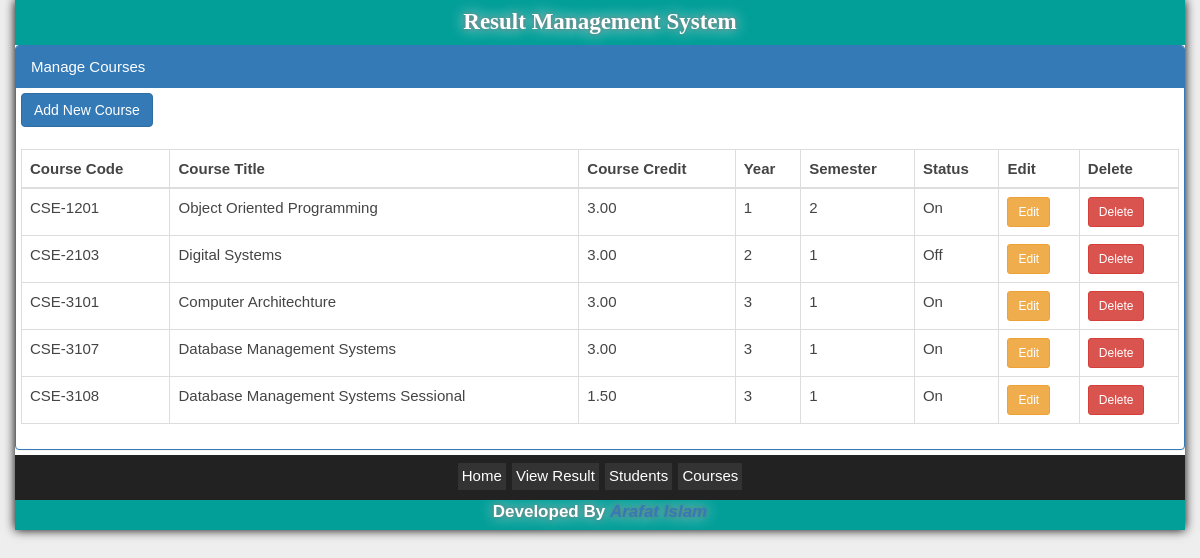
Page /admin/course.php (signed in) on the committed database.
### tables this page shows
CREATE TABLE `course` (
  `id` int(10) UNSIGNED NOT NULL,
  `code` varchar(10) NOT NULL,
  `title` varchar(50) NOT NULL,
  `credit` decimal(3,2) UNSIGNED NOT NULL,
  `year` tinyint(1) UNSIGNED NOT NULL,
  `semester` tinyint(1) UNSIGNED NOT NULL,
  `status` tinyint(1) NOT NULL DEFAULT '1'
);

### includes/info.php (called while the page is built, shortened)
<?php
	$site = new StdClass();
	$site->home = "http://localhost/result";
	$site->url = "http://localhost/result";
	$site->aurl = "http://localhost/result/admin";
	$site->name = "Result Management System";
?>

### includes/class.database.php (called while the page is built, shortened)
<?php
class Database extends mysqli {
   public function select($table,$fields="",$where="",$order="",$limit=""){
      if($fields==""){
         $fields="*";
      }
      $code="SELECT $fields FROM $table";
      if(is_array($where)){
         $Where=array();
         foreach($where as $key=>$value){
            $Where[]="$key='$value'";
         }
         if(count($Where)>1){
            $code.=" WHERE ".implode(" AND ",$Where)."";
         }
         else {
            $code.=" WHERE ".$Where[0]."";
         }
      }
      if($order){
         $code.=" ORDER BY $order";
      }
      return $this->query($code);
   }
}
?>

### admin/course.php (the view, shortened to what this page needs)
<?php
	include 'init.php';
	if(isset($_GET["act"]))
		$act = get("act");
	else
		$act="";
	if($act=="add") {
		$title  = "Add a new Course";
	}
	else if($act=="edit" && isset($id)) {
		$title  = "Edit ".$course["title"]." (".$course["code"].")";
	}
	else {
		$title = "Manage Courses";
	}
	$site->title  = $title;
	include 'header.php';
	echo '
<div class="panel panel-primary">
	<div class="panel-heading">'.$title.'</div>
	<div class="panel-body" style="padding: 5px;">';
	if($act=="add")
	{
		extract($_POST);
		if(isset($code,$title,$year,$semester,$status,$credit))
		{
			$error = array();
			if(empty($code)) $error[] = "Course Code can not be empty";
			if(empty($title)) $error[] = "Course Title can not be empty";
			if(empty($credit)) $error[] = "Course Credit can not be empty";
			if(empty($year)) $error[] = "Please select Year";
			if(empty($semester)) $error[] = "Please select Semester";
			if(empty($status)) $error[] = "Please select Status";
			if(empty($error))
			{
				$up = $db->insert("course",array("code"=>$code,"title"=>$title,"credit"=>$credit,"year"=>$year,"semester"=>$semester,"status"=>$status));
				if($up)
				{
					$_SESSION["message"] = "<i>".$title." (".$code.")</i> has been added Successfully.";
				}
				else
				{
					$_SESSION["message"] = "Error in Database. Can not add Course. ".$db->error;
				}
				redir("?");
			}
			else
			{
				showErrors($error);
			}
		}
		$opyear = generate_year();
		$opsem = generate_semester();
		$opsts = array("ON", "OFF");
		$opsts2 = array("1", "0");
		$form->show("post","",
			array(
				array("multiText",
					array("code","Course Code"),
					array("title","Course Title"),
					array("credit","Course Credit")
				),
				array("multiSelect",
					array("year","Year",false,$opyear,""),
					array("semester","Semester",false,$opsem,""),
					array("status","Status",false,$opsts,$opsts2,1)
				)
			)
		);
	}
	else
	{
		echo '
		<div>
			<a href="?act=add" class="btn btn-primary" role="button">Add New Course</a>
		</div><br/>';
		$sql = $db->select("course","","","year,semester,code");
		if($sql->num_rows<1)
		{
			echo '<h4>No Course Found. Please <a href="?act=add">add a course</a> first.<h4>';
		}
		else
		{
			echo '
		<table class="table table-bordered">
		    <thead>
		      <tr>
		        <th>Course Code</th>
		        <th>Course Title</th>
		        <th>Course Credit</th>
		        <th>Year</th>
		        <th>Semester</th>
		        <th>Status</th>
		        <th>Edit</th>
		        <th>Delete</th>
		      </tr>
		    </thead>
		    <tbody>';
			while($result = $sql->fetch_assoc())
			{
				echo '
			  <tr>
		        <td>'.$result["code"].'</td>
		        <td>'.$result["title"].'</td>
		        <td>'.$result["credit"].'</td>
		        <td>'.$result["year"].'</td>
		        <td>'.$result["semester"].'</td>
		        <td>'.($result["status"]==1?'On':'Off').'</td>
		        <td><a href="?act=edit&id='.$result["id"].'" class="btn btn-sm btn-warning" role="button">Edit</a></td>
		        <td><button type="button" onclick="confirmation(\'Are You Sure Want to Delete?\',\'?act=delete&id='.$result["id"].'\')" class="btn btn-sm btn-danger">Delete</button></td>
		      </tr>';
			}
			echo '
			</tbody>
		</table>';
		}
	}
	echo '
		</div>
	</div>';
	include 'footer.php';
?>

### admin/header.php (shortened to what this page needs)
<!doctype html>
<html class="no-js" lang="en">
<head>
<link rel="stylesheet" href="<?=$site->url?>/css/bootstrap.mod.css">
<link rel="stylesheet" href="<?=$site->url?>/css/normalize.css">
<link rel="stylesheet" href="<?=$site->url?>/css/styles.css" type="text/css"/>
</head>
<body>
    <div class="container" id="maincon" style="padding: auto;">
<div style="background: #323232; height: auto; width: auto;">
    <div class="col-xs-12 sideboxHeader" style="height: auto;">
<a href="<?=$site->home?>"><span style="color: #ffffff;
font-family: Comic sans MS; font-weight: bold; font-size: 23px; text-align: center;"><?=$site->name?></span></a>
    </div>
</div>

### admin/footer.php (shortened to what this page needs)
<div class="col-xs-12 footer-menu" style="min-height: 45px;">
	<span><a href="<?=$site->aurl?>">Home</a></span>
	<span><a href="<?=$site->url?>">View Result</a></span>
	<span><a href="<?=$site->aurl?>/student.php">Students</a></span>
	<span><a href="<?=$site->aurl?>/course.php">Courses</a></span>
</div>
<div align="center"><div class="sideboxHeader">Developed By <a href="http://arafatkn.com"><i>Arafat Islam</i></a></div></div>
</div>
</body>
</html>

### css/styles.css (style rules this page uses)
body { background:#eee; }
#maincon { font-family: "Trebuchet MS",Arial,Helvetica,SolaimanLipi,Siyam Rupali,Droid Sans,Segoe UI,Open Sans,Tahoma,Arialsans-serif; margin:0 auto;background:#fff;padding:0px;color:#444;font-size:15px;overflow-wrap:break-word; webkit-box-shadow:0px 0px 10px #000;moz-box-shadow:0px 0px 10px #000;box-shadow:0px 0px 10px #000; }
.sideboxHeader { text-align:center; padding:6px; background-color:#029E98; font-weight:bold; font-size:17px; color:#FFF; text-shadow:0 0 5px #6E6D6D,0 0 15px #FFF; }
.footer-menu { background: #222; color: #fff;padding-left: 4px; padding: 10px; text-align: center; }
.footer-menu span a { background: #333; color: #fff; padding: 4px; padding-bottom: 6px; margin: 1px; }

### rows in the picture
course: code "CSE-1201", title "Object Oriented Programming", credit "3.00", year "1", semester "2", status "On"
course: code "CSE-2103", title "Digital Systems", credit "3.00", year "2", semester "1", status "Off"
course: code "CSE-3101", title "Computer Architechture", credit "3.00", year "3", semester "1", status "On"
course: code "CSE-3107", title "Database Management Systems", credit "3.00", year "3", semester "1", status "On"
course: code "CSE-3108", title "Database Management Systems Sessional", credit "1.50", year "3", semester "1", status "On"

### other values in the picture
$site->name "Result Management System"
$title "Manage Courses"
